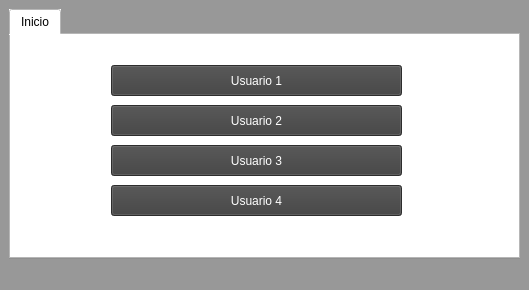
<?xml version="1.0" encoding="UTF-8"?>
<ui version="4.0">
 <class>MainWindow</class>
 <widget class="QMainWindow" name="MainWindow">
  <property name="geometry">
   <rect>
    <x>0</x>
    <y>0</y>
    <width>529</width>
    <height>290</height>
   </rect>
  </property>
  <property name="windowTitle">
   <string>MainWindow</string>
  </property>
  <property name="styleSheet">
   <string notr="true">background-color: rgb(152, 152, 152);</string>
  </property>
  <widget class="QWidget" name="centralwidget">
   <layout class="QHBoxLayout" name="horizontalLayout">
    <item>
     <widget class="QTabWidget" name="tabWidget">
      <property name="sizePolicy">
       <sizepolicy hsizetype="Preferred" vsizetype="Preferred">
        <horstretch>0</horstretch>
        <verstretch>0</verstretch>
       </sizepolicy>
      </property>
      <property name="styleSheet">
       <string notr="true">background-color: rgb(255, 255, 255);</string>
      </property>
      <property name="currentIndex">
       <number>0</number>
      </property>
      <widget class="QWidget" name="tab_5">
       <property name="enabled">
        <bool>true</bool>
       </property>
       <property name="toolTip">
        <string>&lt;html&gt;&lt;head/&gt;&lt;body&gt;&lt;p&gt;sdsad&lt;/p&gt;&lt;/body&gt;&lt;/html&gt;</string>
       </property>
       <attribute name="title">
        <string>Inicio</string>
       </attribute>
       <widget class="QPushButton" name="pushButton_6">
        <property name="geometry">
         <rect>
          <x>100</x>
          <y>150</y>
          <width>291</width>
          <height>31</height>
         </rect>
        </property>
        <property name="styleSheet">
         <string notr="true">background-color: rgb(63, 63, 63);
color: rgb(255, 255, 255);</string>
        </property>
        <property name="text">
         <string>Usuario 4</string>
        </property>
       </widget>
       <widget class="QPushButton" name="pushButton_5">
        <property name="geometry">
         <rect>
          <x>100</x>
          <y>110</y>
          <width>291</width>
          <height>31</height>
         </rect>
        </property>
        <property name="styleSheet">
         <string notr="true">background-color: rgb(63, 63, 63);
color: rgb(255, 255, 255);</string>
        </property>
        <property name="text">
         <string>Usuario 3</string>
        </property>
       </widget>
       <widget class="QPushButton" name="pushButton_3">
        <property name="geometry">
         <rect>
          <x>100</x>
          <y>30</y>
          <width>291</width>
          <height>31</height>
         </rect>
        </property>
        <property name="styleSheet">
         <string notr="true">background-color: rgb(63, 63, 63);
color: rgb(255, 255, 255);</string>
        </property>
        <property name="text">
         <string>Usuario 1</string>
        </property>
       </widget>
       <widget class="QPushButton" name="pushButton_4">
        <property name="geometry">
         <rect>
          <x>100</x>
          <y>70</y>
          <width>291</width>
          <height>31</height>
         </rect>
        </property>
        <property name="styleSheet">
         <string notr="true">background-color: rgb(63, 63, 63);
color: rgb(255, 255, 255);</string>
        </property>
        <property name="text">
         <string>Usuario 2</string>
        </property>
       </widget>
      </widget>
     </widget>
    </item>
   </layout>
  </widget>
  <widget class="QMenuBar" name="menubar">
   <property name="geometry">
    <rect>
     <x>0</x>
     <y>0</y>
     <width>529</width>
     <height>21</height>
    </rect>
   </property>
  </widget>
  <widget class="QStatusBar" name="statusbar"/>
 </widget>
 <resources/>
 <connections/>
</ui>
